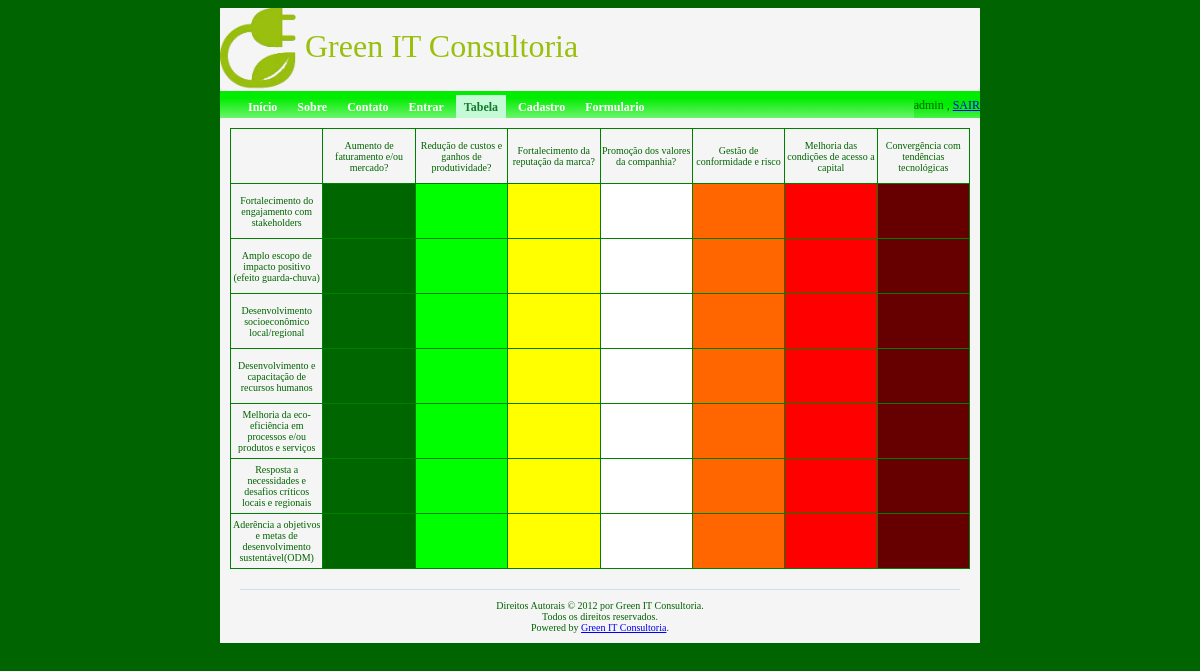
Page /index.php?r=tabela (signed in) on the committed database.
### tables this page shows
CREATE TABLE IF NOT EXISTS `questoes` (
  `id` int(11) NOT NULL AUTO_INCREMENT,
  `questao` varchar(300) DEFAULT NULL,
   tipo INT NOT NULL,
  PRIMARY KEY (`id`)
);

### tabela.php (the view, shortened to what this page needs)
<?php
$sql = "SELECT * FROM questoes";
$result = mysql_query($sql);
echo "<table class = resultado>";
echo "<tr><td class=s0></td>";
$linhas = mysql_num_rows($result);
$i = 0;
while ($i < $linhas/2) {
    echo "<td class=s0>" . mysql_result($result, $i, 1) . "</td>";
    $i++;
}
echo "</tr>";
$i = $linhas / 2;
while ($i < $linhas) {
    echo "<tr><td class=s0>" . mysql_result($result, $i, 1) . "</td>";
    for ($j = 0; $j < $linhas/2; $j++) {
        switch ($j){
                        case 0:
                            print "<td class = s1> </td>";
                            break;
                        case 1:
                            print "<td class = s2> </td>";
                            break;
                        case 2:
                            print "<td class = s3> </td>";
                            break;
                        case 3:
                            print "<td class = "."'s4'". "> </td>";
                            break;
                        case 4:
                            print "<td class = "."'s5'". "> </td>";
                            break;
                        case 5:
                            print "<td class = "."'s6'". "> </td>";
                            break;
                        case 6:
                            print "<td class = "."'s7'". "> </td>";
                            break;
                    }
    }
    echo "</tr>";
    $i++;
}
echo "</table>";
?>

### index.php (shortened to what this page needs)
<html>
    <head>
        <link rel="stylesheet" type="text/css" href="padrao.css">
    </head>
    <body>
        <div class="geral">
            <div class="cabecalho">
                <?php include("cabecalho.php"); ?>
            </div>
            <div class="menu">
                <?php include("menu.php"); ?>
            </div>
            <div class="login">
                <?php
                if ($_SESSION["AUTH"] == true) {
                    echo $_SESSION["usuario"] . " ";
                    echo " ," . " " . "<a href = " . "logout.php" . " >SAIR</a>";
                }
                ?>
            </div>
            <div class="conteudo">
                <?php
                switch ($_GET['r']) {
                    case "tabela":
                        include ("tabela.php");
                        break;
                }
                ?>
            </div>
            <div class="rodape">
                <?php include("rodape.php"); ?>
            </div>
        </div
    </body>
</html>

### cabecalho.php
<div class="logo">
    <img src="imgs/logo.png" />
</div>
<div class="titulo">
    <p class="titulo"> Green IT Consultoria</p>
</div>

### menu.php
<ul>
    <li  <?php if ($_GET['r'] == 'inicio') echo "class=\"active\"" ?> >
        <a href="index.php?r=inicio">Início</a></li>
    <li <?php if ($_GET['r'] == 'sobre') echo "class=\"active\"" ?> >
        <a href="index.php?r=sobre">Sobre</a></li>
    <li <?php if ($_GET['r'] == 'contato') echo "class=\"active\"" ?> >
        <a href="index.php?r=contato">Contato</a></li>
    <li <?php if ($_GET['r'] == 'login') echo "class=\"active\"" ?> >
        <a href="index.php?r=login">Entrar</a></li>
    <li <?php if ($_GET['r'] == 'tabela') echo "class=\"active\"" ?> >
        <a href="index.php?r=tabela">Tabela</a></li>
    <li <?php if ($_GET['r'] == 'cadastro') echo "class=\"active\"" ?> >
        <a href="index.php?r=cadastro">Cadastro</a></li>
    <li <?php if ($_GET['r'] == 'form') echo "class=\"active\"" ?> >
        <a href="index.php?r=form">Formulario</a></li>
    </ul>

### rodape.php
Direitos Autorais &copy; 2012 por Green IT Consultoria.<br/>
Todos os direitos reservados.<br/>
Powered by <a href="http://www.greenitconsultoria.com/" rel="external">Green IT Consultoria</a>.

### padrao.css (style rules this page uses)
body { color: darkgreen; background-color: darkgreen; }
div.geral { position: relative; width: 760px; margin-left: auto; margin-right: auto; font-family: verdana; background-color: whitesmoke; }
div.cabecalho { position: relative; height: 83px; background-color: whitesmoke; }
div.logo { position: absolute; height: 83px; width: 85px; }
div.titulo { position: absolute; margin-left: 85px; height: 83px; width: 600px; color: #9abf0f; }
div.titulo p { margin-top: 20px; font-size: 32px; }
p.titulo { margin-top: 20px; font-size: 32px; color: #9abf0f; }
div.login { position: absolute; top: 90px; right: 0; height: 27px; font-size: 12px; background-color: whitesmoke; background:white url(imgs/bg2.gif) repeat-x left top; }
div.menu { position: relative; top: 0; left: 0; height: 27px; background-color: whitesmoke; background:white url(imgs/bg2.gif) repeat-x left top; }
div.menu ul { padding:6px 20px 5px 20px; margin:0px; }
div.menu ul li { display: inline; }
div.menu ul li a { color:#ffffff; background-color:transparent; font-size:12px; font-weight:bold; text-decoration:none; padding:5px 8px; }
div.menu ul li a:hover, div.menu ul li.active a { color: #137B2D; background-color:#C5FAD7; text-decoration:none; }
div.conteudo { position: relative; background-color: whitesmoke; padding: 10px; font-size: 14px; text-align: justify; }
div.rodape { padding: 10px; margin: 10px 20px; font-size: 10px; text-align: center; border-top: 1px solid #C9E0ED; }
img { height: 83px; }
table.resultado { width: 740px; font-size: 10px; border: 1px solid green; border-collapse: collapse; table-layout: fixed; }
td.s0 { height: 55px; border: 1px solid green; text-align: center; }
td.s1 { height: 55px; border: 1px solid green; text-align: center; background-color: #006600; }
td.s2 { height: 55px; border: 1px solid green; text-align: center; background-color: #00FF00; }
td.s3 { height: 55px; border: 1px solid green; text-align: center; background-color: #FFFF00; }
td.s4 { height: 55px; border: 1px solid green; text-align: center; background-color: #FFFFFF; }
td.s5 { height: 55px; border: 1px solid green; text-align: center; background-color: #FF6600; }
td.s6 { height: 55px; border: 1px solid green; text-align: center; background-color: #FF0000; }
td.s7 { height: 55px; border: 1px solid green; text-align: center; background-color: #660000; }

### rows in the picture
questoes: questao "Aumento de faturamento e/ou mercado?"
questoes: questao "Redução de custos e ganhos de produtividade?"
questoes: questao "Fortalecimento da reputação da marca?"
questoes: questao "Promoção dos valores da companhia?"
questoes: questao "Gestão de conformidade e risco"
questoes: questao "Melhoria das condições de acesso a capital"
questoes: questao "Convergência com tendências tecnológicas"
questoes: questao "Fortalecimento do engajamento com stakeholders"
questoes: questao "Amplo escopo de impacto positivo (efeito guarda-chuva)"
questoes: questao "Desenvolvimento socioeconômico local/regional"
questoes: questao "Desenvolvimento e capacitação de recursos humanos"
questoes: questao "Melhoria da eco-eficiência em processos e/ou produtos e serviços"
questoes: questao "Resposta a necessidades e desafios críticos locais e regionais"
questoes: questao "Aderência a objetivos e metas de desenvolvimento sustentável(ODM)"

### other values in the picture
$_SESSION["usuario"] "admin"
